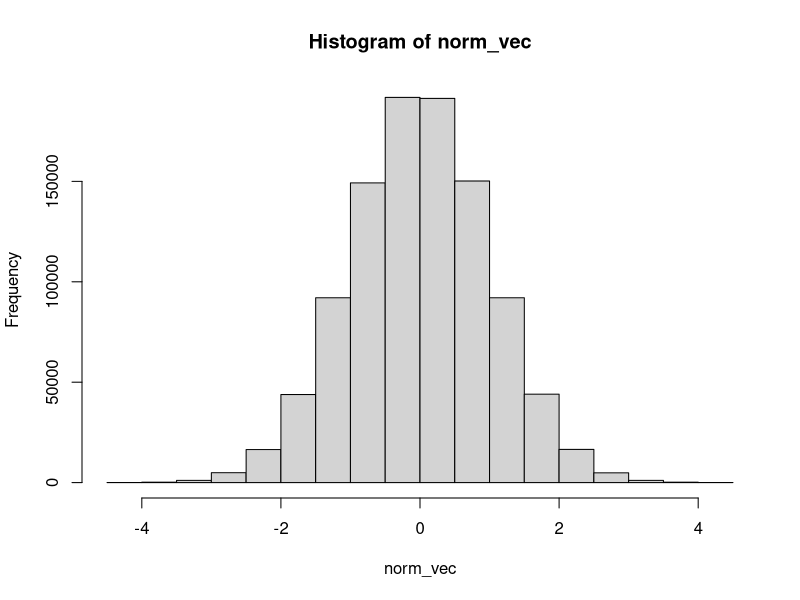
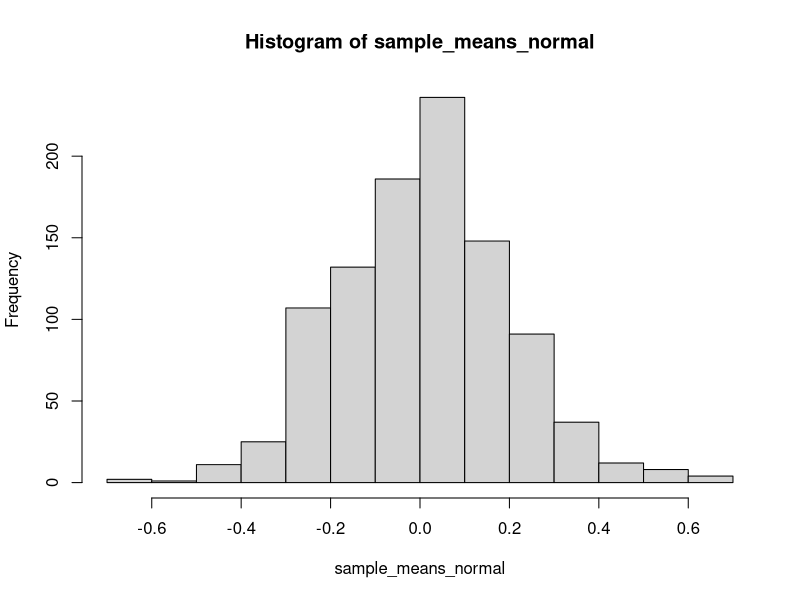
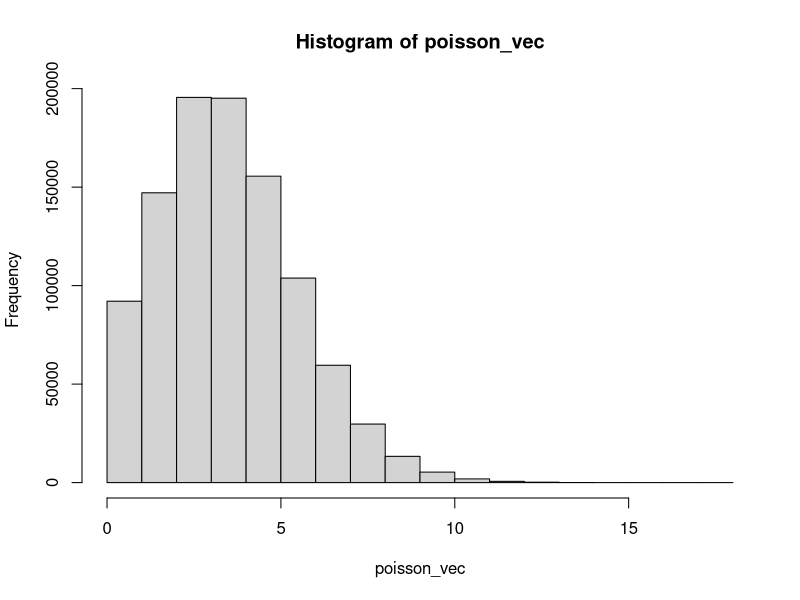
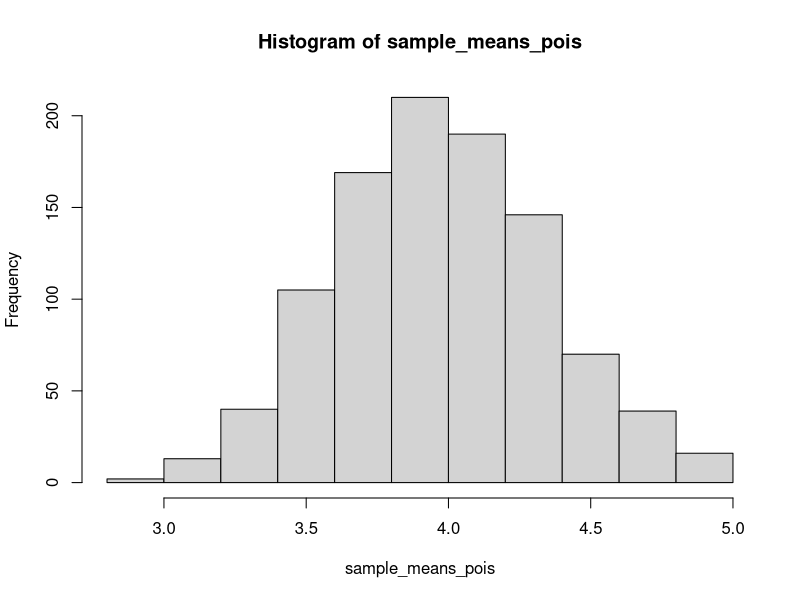
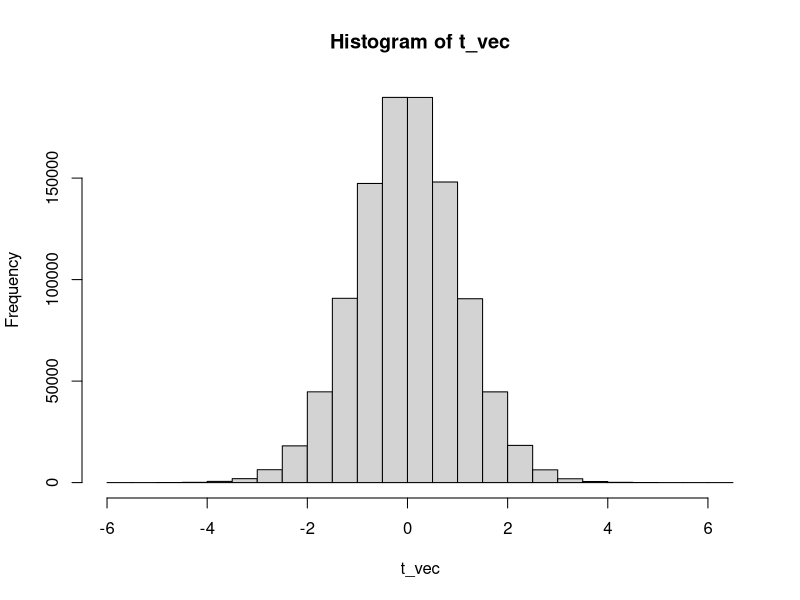
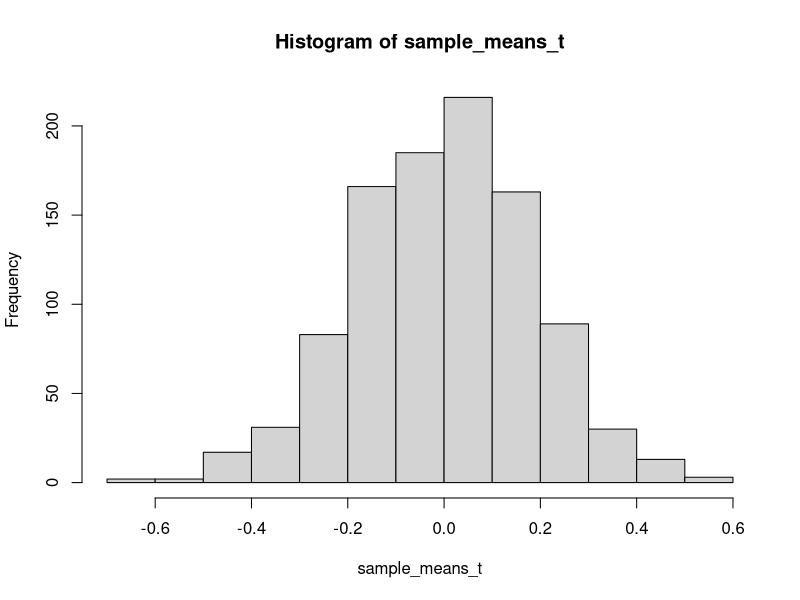

Write R code to recreate these figures, in order.
#### Modeling the CLT with different distributions
#### Piers Kirk, 02.24.21
set.seed(1000000)
number_of_samples = 1000
sample_size = 30

## returns a vector of sample means sampled from a given population distribution
sampling_distribution <- function(pop_dist) {
  sample_dist <- c()
  for (i in 1:number_of_samples) { 
    sample_dist[i] = mean(sample(pop_dist, size=sample_size))
  }
  return(sample_dist)
}

## for each distribution, the code performs the following:
#### line 1: creates the population distribution 
#### line 2: creates the distribution of sample means
#### line 3: creates histograms of both distributions 

##############################################
################## Binomial ##################
##############################################
## TODO
##############################################
################# Chi-Square #################
##############################################
## TODO
##############################################
##################### F ######################
##############################################
## TODO
##############################################
################## Logistic ##################
##############################################
## TODO
##############################################
####### Normal Distribution (Gaussian) #######
##############################################
norm_vec <- rnorm(1000000, mean = 0, sd = 1)  
sample_means_normal <- sampling_distribution(norm_vec) 
hist(norm_vec); hist(sample_means_normal) 
##############################################
################## Poisson ###################
##############################################
poisson_vec <- rpois(1000000, lambda=4) ## TODO: experiment with different lamda values  
sample_means_pois <- sampling_distribution(poisson_vec) 
hist(poisson_vec); hist(sample_means_pois) 
##############################################
################## Student t #################
##############################################
t_vec <- rt(1000000, df=30) ## TODO: experiment with different degrees of freedom   
sample_means_t <- sampling_distribution(t_vec) 
hist(t_vec); hist(sample_means_t) 
##############################################
################## Uniform ###################
##############################################
## TODO

################################################################
################################################################
## REFERENCES
##
## Probability Distributions in R (Stat 5101, Geyer)
## Charles J. Geyer
## 02.24.21
## https://www.stat.umn.edu/geyer/old/5101/rlook.html
##
## Data Science & Statistics Tutorial: The Poisson Distribution
## 365 Data Science 
## 02.24.21
## https://www.youtube.com/watch?v=BbLfV0wOeyc 
##
## Student's T Distribution
## 365 Data Science 
## 02.24.21
## https://www.youtube.com/watch?v=32CuxWdOlow
##
################################################################
